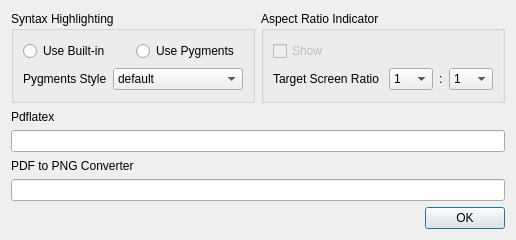
<?xml version="1.0" encoding="UTF-8"?>
<ui version="4.0">
 <class>Dialog</class>
 <widget class="QDialog" name="Dialog">
  <property name="geometry">
   <rect>
    <x>0</x>
    <y>0</y>
    <width>516</width>
    <height>240</height>
   </rect>
  </property>
  <property name="windowTitle">
   <string>Properties</string>
  </property>
  <property name="windowIcon">
   <iconset resource="icon/resources.qrc">
    <normaloff>:/images/ico.png</normaloff>:/images/ico.png</iconset>
  </property>
  <layout class="QVBoxLayout" name="verticalLayout_4">
   <item>
    <layout class="QHBoxLayout" name="horizontalLayout_4">
     <item>
      <widget class="QGroupBox" name="groupBox">
       <property name="title">
        <string>Syntax Highlighting</string>
       </property>
       <layout class="QVBoxLayout" name="verticalLayout_2">
        <item>
         <layout class="QHBoxLayout" name="horizontalLayout">
          <item>
           <widget class="QRadioButton" name="syntax_radio1">
            <property name="text">
             <string>Use Built-in</string>
            </property>
           </widget>
          </item>
          <item>
           <widget class="QRadioButton" name="syntax_radio2">
            <property name="text">
             <string>Use Pygments</string>
            </property>
           </widget>
          </item>
         </layout>
        </item>
        <item>
         <layout class="QHBoxLayout" name="horizontalLayout_2">
          <item>
           <widget class="QLabel" name="label">
            <property name="text">
             <string>Pygments Style</string>
            </property>
           </widget>
          </item>
          <item>
           <widget class="QComboBox" name="pygments_style">
            <item>
             <property name="text">
              <string>default</string>
             </property>
            </item>
            <item>
             <property name="text">
              <string>emacs</string>
             </property>
            </item>
            <item>
             <property name="text">
              <string>friendly</string>
             </property>
            </item>
            <item>
             <property name="text">
              <string>friendly_grayscale</string>
             </property>
            </item>
            <item>
             <property name="text">
              <string>colorful</string>
             </property>
            </item>
            <item>
             <property name="text">
              <string>autumn</string>
             </property>
            </item>
            <item>
             <property name="text">
              <string>murphy</string>
             </property>
            </item>
            <item>
             <property name="text">
              <string>manni</string>
             </property>
            </item>
            <item>
             <property name="text">
              <string>material</string>
             </property>
            </item>
            <item>
             <property name="text">
              <string>monokai</string>
             </property>
            </item>
            <item>
             <property name="text">
              <string>perldoc</string>
             </property>
            </item>
            <item>
             <property name="text">
              <string>pastie</string>
             </property>
            </item>
            <item>
             <property name="text">
              <string>borland</string>
             </property>
            </item>
            <item>
             <property name="text">
              <string>trac</string>
             </property>
            </item>
            <item>
             <property name="text">
              <string>native</string>
             </property>
            </item>
            <item>
             <property name="text">
              <string>fruity</string>
             </property>
            </item>
            <item>
             <property name="text">
              <string>bw</string>
             </property>
            </item>
            <item>
             <property name="text">
              <string>vim</string>
             </property>
            </item>
            <item>
             <property name="text">
              <string>vs</string>
             </property>
            </item>
            <item>
             <property name="text">
              <string>tango</string>
             </property>
            </item>
            <item>
             <property name="text">
              <string>rrt</string>
             </property>
            </item>
            <item>
             <property name="text">
              <string>xcode</string>
             </property>
            </item>
            <item>
             <property name="text">
              <string>igor</string>
             </property>
            </item>
            <item>
             <property name="text">
              <string>paraiso-light</string>
             </property>
            </item>
            <item>
             <property name="text">
              <string>paraiso-dark</string>
             </property>
            </item>
            <item>
             <property name="text">
              <string>lovelace</string>
             </property>
            </item>
            <item>
             <property name="text">
              <string>algol</string>
             </property>
            </item>
            <item>
             <property name="text">
              <string>algol_nu</string>
             </property>
            </item>
            <item>
             <property name="text">
              <string>arduino</string>
             </property>
            </item>
            <item>
             <property name="text">
              <string>rainbow_dash</string>
             </property>
            </item>
            <item>
             <property name="text">
              <string>abap</string>
             </property>
            </item>
            <item>
             <property name="text">
              <string>solarized-dark</string>
             </property>
            </item>
            <item>
             <property name="text">
              <string>solarized-light</string>
             </property>
            </item>
            <item>
             <property name="text">
              <string>sas</string>
             </property>
            </item>
            <item>
             <property name="text">
              <string>stata</string>
             </property>
            </item>
            <item>
             <property name="text">
              <string>stata-light</string>
             </property>
            </item>
            <item>
             <property name="text">
              <string>stata-dark</string>
             </property>
            </item>
            <item>
             <property name="text">
              <string>inkpot</string>
             </property>
            </item>
            <item>
             <property name="text">
              <string>zenburn</string>
             </property>
            </item>
            <item>
             <property name="text">
              <string>gruvbox-dark</string>
             </property>
            </item>
            <item>
             <property name="text">
              <string>gruvbox-light</string>
             </property>
            </item>
            <item>
             <property name="text">
              <string>dracula</string>
             </property>
            </item>
            <item>
             <property name="text">
              <string>one-dark</string>
             </property>
            </item>
            <item>
             <property name="text">
              <string>lilypond</string>
             </property>
            </item>
           </widget>
          </item>
         </layout>
        </item>
       </layout>
      </widget>
     </item>
     <item>
      <widget class="QGroupBox" name="groupBox_2">
       <property name="title">
        <string>Aspect Ratio Indicator</string>
       </property>
       <layout class="QVBoxLayout" name="verticalLayout_3">
        <item>
         <widget class="QCheckBox" name="aspect_ratio_show">
          <property name="enabled">
           <bool>false</bool>
          </property>
          <property name="text">
           <string>Show</string>
          </property>
         </widget>
        </item>
        <item>
         <layout class="QHBoxLayout" name="pdflatex_edit">
          <item>
           <widget class="QLabel" name="label_2">
            <property name="text">
             <string>Target Screen Ratio</string>
            </property>
           </widget>
          </item>
          <item>
           <spacer name="horizontalSpacer">
            <property name="orientation">
             <enum>Qt::Horizontal</enum>
            </property>
            <property name="sizeHint" stdset="0">
             <size>
              <width>40</width>
              <height>20</height>
             </size>
            </property>
           </spacer>
          </item>
          <item>
           <widget class="QComboBox" name="aspect_ratio_over">
            <item>
             <property name="text">
              <string>1</string>
             </property>
            </item>
            <item>
             <property name="text">
              <string>2</string>
             </property>
            </item>
            <item>
             <property name="text">
              <string>3</string>
             </property>
            </item>
            <item>
             <property name="text">
              <string>4</string>
             </property>
            </item>
            <item>
             <property name="text">
              <string>5</string>
             </property>
            </item>
            <item>
             <property name="text">
              <string>6</string>
             </property>
            </item>
            <item>
             <property name="text">
              <string>7</string>
             </property>
            </item>
            <item>
             <property name="text">
              <string>8</string>
             </property>
            </item>
            <item>
             <property name="text">
              <string>9</string>
             </property>
            </item>
            <item>
             <property name="text">
              <string>10</string>
             </property>
            </item>
            <item>
             <property name="text">
              <string>11</string>
             </property>
            </item>
            <item>
             <property name="text">
              <string>12</string>
             </property>
            </item>
            <item>
             <property name="text">
              <string>13</string>
             </property>
            </item>
            <item>
             <property name="text">
              <string>14</string>
             </property>
            </item>
            <item>
             <property name="text">
              <string>15</string>
             </property>
            </item>
            <item>
             <property name="text">
              <string>16</string>
             </property>
            </item>
            <item>
             <property name="text">
              <string>17</string>
             </property>
            </item>
            <item>
             <property name="text">
              <string>18</string>
             </property>
            </item>
            <item>
             <property name="text">
              <string>19</string>
             </property>
            </item>
            <item>
             <property name="text">
              <string>20</string>
             </property>
            </item>
           </widget>
          </item>
          <item>
           <widget class="QLabel" name="label_5">
            <property name="text">
             <string>:</string>
            </property>
           </widget>
          </item>
          <item>
           <widget class="QComboBox" name="aspect_ratio_under">
            <item>
             <property name="text">
              <string>1</string>
             </property>
            </item>
            <item>
             <property name="text">
              <string>2</string>
             </property>
            </item>
            <item>
             <property name="text">
              <string>3</string>
             </property>
            </item>
            <item>
             <property name="text">
              <string>4</string>
             </property>
            </item>
            <item>
             <property name="text">
              <string>5</string>
             </property>
            </item>
            <item>
             <property name="text">
              <string>6</string>
             </property>
            </item>
            <item>
             <property name="text">
              <string>7</string>
             </property>
            </item>
            <item>
             <property name="text">
              <string>8</string>
             </property>
            </item>
            <item>
             <property name="text">
              <string>9</string>
             </property>
            </item>
            <item>
             <property name="text">
              <string>10</string>
             </property>
            </item>
            <item>
             <property name="text">
              <string>11</string>
             </property>
            </item>
            <item>
             <property name="text">
              <string>12</string>
             </property>
            </item>
            <item>
             <property name="text">
              <string>13</string>
             </property>
            </item>
            <item>
             <property name="text">
              <string>14</string>
             </property>
            </item>
            <item>
             <property name="text">
              <string>15</string>
             </property>
            </item>
            <item>
             <property name="text">
              <string>16</string>
             </property>
            </item>
            <item>
             <property name="text">
              <string>17</string>
             </property>
            </item>
            <item>
             <property name="text">
              <string>18</string>
             </property>
            </item>
            <item>
             <property name="text">
              <string>19</string>
             </property>
            </item>
            <item>
             <property name="text">
              <string>20</string>
             </property>
            </item>
           </widget>
          </item>
         </layout>
        </item>
       </layout>
      </widget>
     </item>
    </layout>
   </item>
   <item>
    <layout class="QVBoxLayout" name="verticalLayout">
     <item>
      <widget class="QLabel" name="label_3">
       <property name="text">
        <string>Pdflatex</string>
       </property>
      </widget>
     </item>
     <item>
      <widget class="QLineEdit" name="pdflatex"/>
     </item>
     <item>
      <widget class="QLabel" name="label_4">
       <property name="text">
        <string>PDF to PNG Converter</string>
       </property>
      </widget>
     </item>
     <item>
      <widget class="QLineEdit" name="pdf2png"/>
     </item>
    </layout>
   </item>
   <item>
    <widget class="QDialogButtonBox" name="buttonBox">
     <property name="orientation">
      <enum>Qt::Horizontal</enum>
     </property>
     <property name="standardButtons">
      <set>QDialogButtonBox::Ok</set>
     </property>
    </widget>
   </item>
  </layout>
 </widget>
 <resources>
  <include location="icon/resources.qrc"/>
 </resources>
 <connections/>
</ui>
